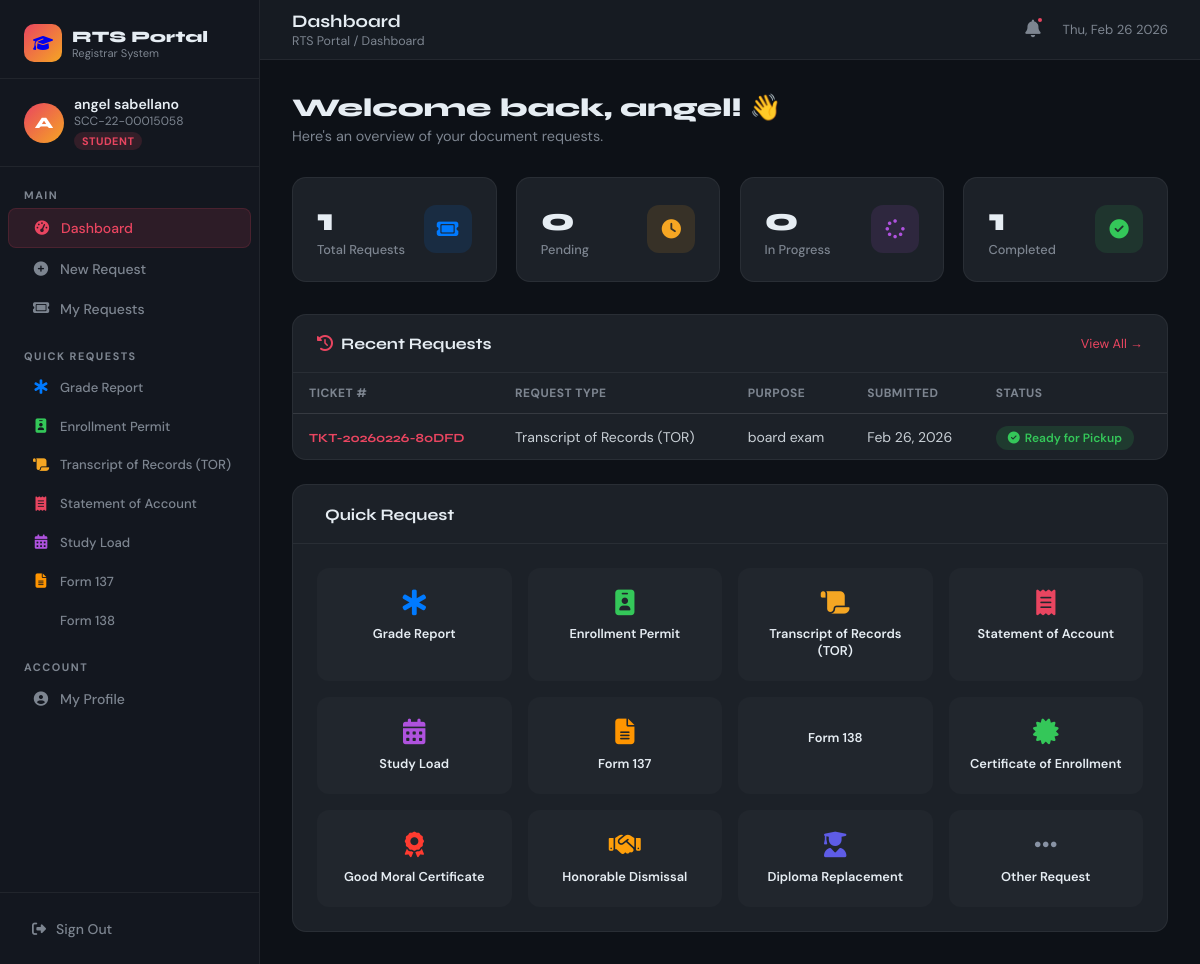
The app's page /dashboard.php (signed in) with its own data.
### tables this page shows
CREATE TABLE `tickets` (
  `id` int(11) NOT NULL,
  `ticket_number` varchar(20) NOT NULL,
  `user_id` int(11) NOT NULL,
  `request_type` varchar(100) NOT NULL,
  `purpose` text DEFAULT NULL,
  `semester` varchar(50) DEFAULT NULL,
  `school_year` varchar(20) DEFAULT NULL,
  `copies` int(11) DEFAULT 1,
  `notes` text DEFAULT NULL,
  `status` enum('pending','in_progress','ready','completed','rejected') DEFAULT 'pending',
  `admin_remarks` text DEFAULT NULL,
  `created_at` timestamp NOT NULL DEFAULT current_timestamp(),
  `updated_at` timestamp NOT NULL DEFAULT current_timestamp() ON UPDATE current_timestamp()
);

### dashboard.php (the view, shortened to what this page needs)
<?php
$user = $_SESSION['user'];
$db = getDB();
$total = $db->query("SELECT COUNT(*) c FROM tickets WHERE user_id={$user['id']}")->fetch_assoc()['c'];
$pending = $db->query("SELECT COUNT(*) c FROM tickets WHERE user_id={$user['id']} AND status='pending'")->fetch_assoc()['c'];
$inprog  = $db->query("SELECT COUNT(*) c FROM tickets WHERE user_id={$user['id']} AND status='in_progress'")->fetch_assoc()['c'];
$done    = $db->query("SELECT COUNT(*) c FROM tickets WHERE user_id={$user['id']} AND (status='completed' OR status='ready')")->fetch_assoc()['c'];
$recentQ = $db->query("SELECT * FROM tickets WHERE user_id={$user['id']} ORDER BY created_at DESC LIMIT 10");
$tickets = $recentQ->fetch_all(MYSQLI_ASSOC);
$unreadCount = $db->query("SELECT COUNT(*) c FROM notifications WHERE user_id={$user['id']} AND is_read=0")->fetch_assoc()['c'];
$page = $_GET['page'] ?? 'dashboard';
$requestTypes = [
    'grades'          => ['label'=>'Grade Report','icon'=>'fas fa-star-of-life','color'=>'#007aff'],
    'permit'          => ['label'=>'Enrollment Permit','icon'=>'fas fa-id-badge','color'=>'#34c759'],
    'tor'             => ['label'=>'Transcript of Records (TOR)','icon'=>'fas fa-scroll','color'=>'#f5a623'],
    'soa'             => ['label'=>'Statement of Account','icon'=>'fas fa-receipt','color'=>'#e94560'],
    'study_load'      => ['label'=>'Study Load','icon'=>'fas fa-calendar-days','color'=>'#af52de'],
    'form137'         => ['label'=>'Form 137','icon'=>'fas fa-file-lines','color'=>'#ff9500'],
    'form138'         => ['label'=>'Form 138','icon'=>'fas fa-file-certificate','color'=>'#32ade6'],
    'coe'             => ['label'=>'Certificate of Enrollment','icon'=>'fas fa-certificate','color'=>'#34c759'],
    'good_moral'      => ['label'=>'Good Moral Certificate','icon'=>'fas fa-award','color'=>'#ff3b30'],
    'honorable'       => ['label'=>'Honorable Dismissal','icon'=>'fas fa-handshake','color'=>'#ff9f0a'],
    'diploma'         => ['label'=>'Diploma Replacement','icon'=>'fas fa-user-graduate','color'=>'#5e5ce6'],
    'other'           => ['label'=>'Other Request','icon'=>'fas fa-ellipsis','color'=>'#8892a4'],
];
function statusBadge($s) {
    $map = [
        'pending'     => ['bg'=>'rgba(245,166,35,0.15)','color'=>'#f5a623','label'=>'Pending','icon'=>'fa-clock'],
        'in_progress' => ['bg'=>'rgba(0,122,255,0.15)','color'=>'#007aff','label'=>'In Progress','icon'=>'fa-spinner'],
        'ready'       => ['bg'=>'rgba(52,199,89,0.15)','color'=>'#34c759','label'=>'Ready for Pickup','icon'=>'fa-circle-check'],
        'completed'   => ['bg'=>'rgba(88,86,214,0.15)','color'=>'#5e5ce6','label'=>'Completed','icon'=>'fa-check-double'],
        'rejected'    => ['bg'=>'rgba(255,59,48,0.15)','color'=>'#ff3b30','label'=>'Rejected','icon'=>'fa-xmark'],
    ];
    $d = $map[$s] ?? $map['pending'];
    return "<span style='background:{$d['bg']};color:{$d['color']};padding:4px 12px;border-radius:50px;font-size:0.75rem;font-weight:600;'><i class='fas {$d['icon']}' style='margin-right:5px'></i>{$d['label']}</span>";
}
?>
<!DOCTYPE html>
<html lang="en">
<head>
    <link rel="stylesheet" href="https://cdnjs.cloudflare.com/ajax/libs/font-awesome/6.5.0/css/all.min.css">
</head>
<body>
<div class="sidebar" id="sidebar">
    <a href="index.php" class="sidebar-logo">
        <div class="logo-box"><i class="fas fa-graduation-cap"></i></div>
        <div>
            <div class="logo-text">RTS Portal</div>
            <div class="logo-sub">Registrar System</div>
        </div>
    </a>
    <div class="sidebar-user">
        <div class="user-info">
            <div class="user-avatar"><?= strtoupper(substr($user['name'], 0, 1)) ?></div>
            <div>
                <div class="user-name"><?= htmlspecialchars($user['name']) ?></div>
                <div class="user-id"><?= htmlspecialchars($user['student_id']) ?></div>
                <div class="user-role"><?= ucfirst($user['role']) ?></div>
            </div>
        </div>
    </div>
    <nav style="flex:1;overflow-y:auto;padding:0.5rem 0">
        <div class="nav-section">Main</div>
        <a href="?page=dashboard" class="nav-item <?= $page=='dashboard'?'active':'' ?>">
            <i class="fas fa-gauge-high"></i> Dashboard
        </a>
        <a href="?page=new_request" class="nav-item <?= $page=='new_request'?'active':'' ?>">
            <i class="fas fa-plus-circle"></i> New Request
        </a>
        <a href="?page=my_requests" class="nav-item <?= $page=='my_requests'?'active':'' ?>">
            <i class="fas fa-ticket"></i> My Requests
        </a>
        <div class="nav-section" style="margin-top:0.5rem">Quick Requests</div>
        <?php foreach (array_slice($requestTypes, 0, 7, true) as $key => $rt): ?>
        <a href="?page=new_request&type=<?= $key ?>" class="nav-item">
            <i class="<?= $rt['icon'] ?>" style="color:<?= $rt['color'] ?>"></i>
            <span style="font-size:0.82rem"><?= $rt['label'] ?></span>
        </a>
        <?php endforeach; ?>
        <div class="nav-section" style="margin-top:0.5rem">Account</div>
        <a href="?page=profile" class="nav-item <?= $page=='profile'?'active':'' ?>">
            <i class="fas fa-user-circle"></i> My Profile
        </a>
    </nav>
    <div class="sidebar-bottom">
        <a href="logout.php" class="logout-btn">
            <i class="fas fa-sign-out-alt"></i> Sign Out
        </a>
    </div>
</div>
<div class="main">
    <div class="topbar">
        <div class="topbar-left">
            <div>
                <div class="page-title">
                    <?php
                    $titles = [
                        'dashboard'   => 'Dashboard',
                        'new_request' => 'New Request',
                        'my_requests' => 'My Requests',
                        'profile'     => 'My Profile',
                    ];
                    echo $titles[$page] ?? 'Dashboard';
                    ?>
                </div>
                <div class="breadcrumb">RTS Portal / <?= $titles[$page] ?? 'Dashboard' ?></div>
            </div>
        </div>
        <div class="topbar-right">
            <button class="notif-btn" onclick="toggleNotif()">
                <i class="fas fa-bell"></i>
                <?php if ($unreadCount > 0): ?>
                <span class="notif-dot"></span>
                <?php endif; ?>
            </button>
            <div style="font-size:0.82rem;color:var(--gray)">
                <?= date('D, M d Y') ?>
            </div>
        </div>
    </div>
    <div class="content">
        <?php if ($page === 'dashboard'): ?>
        <div style="margin-bottom:2rem">
            <h1 style="font-family:'Syne',sans-serif;font-size:1.6rem;font-weight:800">
                Welcome back, <?= htmlspecialchars(explode(' ', $user['name'])[0]) ?>! 👋
            </h1>
            <p style="color:var(--gray);margin-top:4px;font-size:0.9rem">Here's an overview of your document requests.</p>
        </div>
        <div class="stats-row">
            <div class="stat-card">
                <div>
                    <div class="stat-val"><?= $total ?></div>
                    <div class="stat-lbl">Total Requests</div>
                </div>
                <div class="stat-icon-box" style="background:rgba(0,122,255,0.12)">
                    <i class="fas fa-ticket" style="color:#007aff"></i>
                </div>
            </div>
            <div class="stat-card">
                <div>
                    <div class="stat-val"><?= $pending ?></div>
                    <div class="stat-lbl">Pending</div>
                </div>
                <div class="stat-icon-box" style="background:rgba(245,166,35,0.12)">
                    <i class="fas fa-clock" style="color:#f5a623"></i>
                </div>
            </div>
            <div class="stat-card">
                <div>
                    <div class="stat-val"><?= $inprog ?></div>
                    <div class="stat-lbl">In Progress</div>
                </div>
                <div class="stat-icon-box" style="background:rgba(175,82,222,0.12)">
                    <i class="fas fa-spinner" style="color:#af52de"></i>
                </div>
            </div>
            <div class="stat-card">
                <div>
                    <div class="stat-val"><?= $done ?></div>
                    <div class="stat-lbl">Completed</div>
                </div>
                <div class="stat-icon-box" style="background:rgba(52,199,89,0.12)">
                    <i class="fas fa-circle-check" style="color:#34c759"></i>
                </div>
            </div>
        </div>
        <div style="display:grid;grid-template-columns:1fr 1fr;gap:1.5rem;margin-bottom:1.5rem" class="dash-grid">
            <div class="card" style="grid-column:1/-1">
                <div class="card-header">
                    <span class="card-title"><i class="fas fa-history" style="margin-right:8px;color:var(--gold)"></i>Recent Requests</span>
                    <a href="?page=my_requests" style="font-size:0.8rem;color:var(--gold);text-decoration:none">View All →</a>
                </div>
                <div class="table-wrap">
                    <?php if (empty($tickets)): ?>
                    <div class="empty-state">
                        <i class="fas fa-inbox"></i>
                        <p>No requests yet. <a href="?page=new_request" style="color:var(--gold)">Submit your first request →</a></p>
                    </div>
                    <?php else: ?>
                    <table>
                        <thead>
                            <tr>
                                <th>Ticket #</th>
                                <th>Request Type</th>
                                <th>Purpose</th>
                                <th>Submitted</th>
                                <th>Status</th>
                            </tr>
                        </thead>
                        <tbody>
                            <?php foreach (array_slice($tickets, 0, 5) as $t): ?>
                            <tr>
                                <td><span class="ticket-num"><?= htmlspecialchars($t['ticket_number']) ?></span></td>
                                <td><?= htmlspecialchars($requestTypes[$t['request_type']]['label'] ?? $t['request_type']) ?></td>
                                <td style="max-width:200px;overflow:hidden;text-overflow:ellipsis;white-space:nowrap"><?= htmlspecialchars($t['purpose']) ?></td>
                                <td><?= date('M d, Y', strtotime($t['created_at'])) ?></td>
                                <td><?= statusBadge($t['status']) ?></td>
                            </tr>
                            <?php endforeach; ?>
                        </tbody>
                    </table>
                    <?php endif; ?>
                </div>
            </div>
        </div>
        <div class="card">
            <div class="card-header">
                <span class="card-title"><i class="fas fa-grid-2" style="margin-right:8px;color:var(--gold)"></i>Quick Request</span>
            </div>
            <div class="card-body">
                <div class="request-types">
                    <?php foreach ($requestTypes as $key => $rt): ?>
                    <a href="?page=new_request&type=<?= $key ?>" class="req-type-card" style="border-color:transparent"
                       onmouseover="this.style.borderColor='<?= $rt['color'] ?>';this.style.boxShadow='0 8px 25px rgba(0,0,0,0.3)'"
                       onmouseout="this.style.borderColor='transparent';this.style.boxShadow='none'">
                        <i class="<?= $rt['icon'] ?> req-type-icon" style="color:<?= $rt['color'] ?>"></i>
                        <div class="req-type-label"><?= $rt['label'] ?></div>
                    </a>
                    <?php endforeach; ?>
                </div>
            </div>
        </div>
        <?php endif; ?>
    </div>
</div>
</body>
</html>

### records on screen
tickets: ticket_number "TKT-20260226-80DFD", request_type "Transcript of Records (TOR)", purpose "board exam", created_at "Feb 26, 2026", status "Ready for Pickup"

### other values on screen
substr($user['name'], 0, 1) "A"
$user['name'] "angel sabellano"
$user['student_id'] "SCC-22-00015058"
$user['role'] "STUDENT"
$rt['label'] "Grade Report"
$rt['label'] "Enrollment Permit"
$rt['label'] "Transcript of Records (TOR)"
$rt['label'] "Statement of Account"
$rt['label'] "Study Load"
$rt['label'] "Form 137"
$rt['label'] "Form 138"
$titles[$page] "Dashboard"
explode(' ', $user['name'])[0] "angel"
$total "1"
$pending "0"
